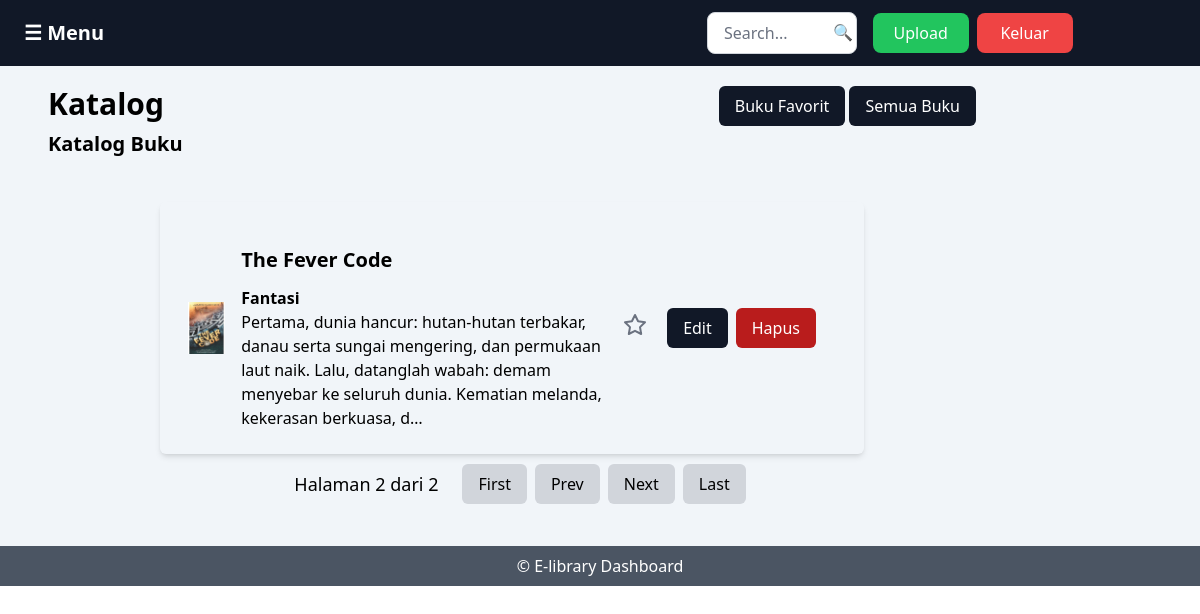
Page /?page=2 (signed in) on the committed database.
### base/models.py (models this page shows, shortened)
class Buku(models.Model):
    judul = models.CharField(max_length=255)
    deskripsi = models.TextField()
    penulis = models.CharField(max_length=255)
    tahun = models.IntegerField()
    genre = models.CharField(max_length=100)
    file_pdf = models.FileField(upload_to="pdfs/")
    images = models.JSONField(default=list)  # Menyimpan path hasil konversi PDF ke gambar
    is_favorite = models.BooleanField(default=False)

### base/views.py (the view)
# urls.py: path("", index, name="index"),
@login_required
def index(request):
    books = Buku.objects.all()
    is_favorite = request.GET.get('is_favorite')
    if is_favorite == "true":
        books = books.filter(is_favorite=True)
    else:
        books = Buku.objects.all()
    paginator = Paginator(books, 5)  # 5 buku per halaman
    page_number = request.GET.get('page')
    page_obj = paginator.get_page(page_number)
    return render(request, 'index.html', {'page_obj': page_obj})

### templates/index.html (shortened to what this page needs)
{% extends "base.html" %}
{% load static %}
{% block content %}
<section class="pt-5 pb-10 bg-slate-100">
    <div class="container">
        <div class="w-full px-12 flex justify-between">
            <div class="mb-5">
                <h4 class="font-bold text-3xl text-primary mb-2">Katalog</h4>
                <h2 class="font-semibold text-dark text-xl mb-4">Katalog Buku</h2>
            </div>
            <div>
                <button onclick="window.location.href='?is_favorite=true'" class="bg-gray-900 text-white py-2 px-4 rounded-md hover:bg-gray-400">
                    Buku Favorit
                </button>
                <button onclick="window.location.href='?is_favorite=false'" class="bg-gray-900 text-white py-2 px-4 rounded-md hover:bg-gray-400">
                    Semua Buku
                </button>
            </div>
        </div>
        {% for book in page_obj %}
        <div class="view">
            <div class="py-2">
                <div class="mx-40 px-7 py-6 flex justify-between items-center rounded-md shadow-md overflow-hidden">
                    {% for image in book.images %}
                    <div class="flex items-center justify-center">
                        <img src="{{ image }}" alt="{{ book.judul }}" class="w-40 h-70"/>
                    </div>
                    {% endfor %}
                    <div class="w-100 mx-4">
                        <h3 class="font-bold text-xl text-dark mt-5 mb-3">{{ book.judul }}</h3>
                        <h2 class="font-semibold text-dark">{{ book.genre }}</h2>
                        <p class="font-light text-base text-dark">{{ book.deskripsi|truncatechars:200 }}</p>
                    </div>
                    <div>
                        <form action="{% url 'base:toggle_favorite' book.id %}" method="POST">
                            <button type="submit" class="text-gray-500 hover:text-yellow-300 focus:outline-none">
                                <svg xmlns="http://www.w3.org/2000/svg" fill="{% if book.is_favorite %}yellow{% else %}none{% endif %}"
                                    stroke="currentColor" class="w-6 h-6" viewBox="0 0 24 24">
                                    <path stroke-width="2" stroke-linecap="round" stroke-linejoin="round"
                                          d="M12 2l3.09 6.26L22 9.27l-5 4.87 1.18 6.86L12 17.77l-6.18 3.23L7 14.14l-5-4.87 6.91-1L12 2z"/>
                                </svg>
                            </button>
                        </form>
                    </div>
                    <div class="px-5 flex items-end gap-2">
                        <form method="POST" action="{% url 'base:edit' book.id %}">
                            <button class="bg-gray-900 text-white py-2 px-4 rounded-md hover:bg-gray-400">
                                Edit
                            </button>
                        </form>
                        <button onclick="confirmDelete()" class="bg-red-700 text-white py-2 px-4 rounded-md hover:bg-red-400">
                            Hapus
                        </button>
                    </div>
                </div>
            </div>
        </div>
        {% empty %}
            <p class="text-center text-gray-500">Tidak ada buku yang tersedia.</p>
        {% endfor %}
        <div id="pagination" class="flex justify-center items-center space-x-2">
            <span class="px-4 py-2 text-lg">
                Halaman {{ page_obj.number }} dari {{ page_obj.paginator.num_pages }}
            </span>
            {% if page_obj.has_previous %}
                <a href="?page=1" class="px-4 py-2 bg-gray-300 rounded-md hover:bg-gray-400">First</a>
                <a href="?page={{ page_obj.previous_page_number }}" class="px-4 py-2 bg-gray-300 rounded-md hover:bg-gray-400">Prev</a>
            {% else %}
                <span class="px-4 py-2 bg-gray-300 rounded-md">First</span>
                <span class="px-4 py-2 bg-gray-300 rounded-md">Prev</span>
            {% endif %}
            {% if page_obj.has_next %}
                <a href="?page={{ page_obj.next_page_number }}" class="px-4 py-2 bg-gray-300 rounded-md hover:bg-gray-400">Next</a>
                <a href="?page={{ page_obj.paginator.num_pages }}" class="px-4 py-2 bg-gray-300 rounded-md hover:bg-gray-400">Last</a>
            {% else %}
                <span class="px-4 py-2 bg-gray-300 rounded-md">Next</span>
                <span class="px-4 py-2 bg-gray-300 rounded-md">Last</span>
            {% endif %}
        </div>
    </div>
</section>
{% endblock content %}

### rows in the picture
Buku: judul "The Fever Code", genre "Fantasi", deskripsi "Pertama, dunia hancur: hutan-hutan terbakar, danau serta sungai mengering, dan permukaan laut naik. Lalu, datanglah wabah: demam menyebar ke seluruh dunia. Kematian melanda, kekerasan berkuasa, d…", is_favorite False (drawn)

### other values in the picture
{{ page_obj.number }} "2"
{{ page_obj.paginator.num_pages }} "2"
